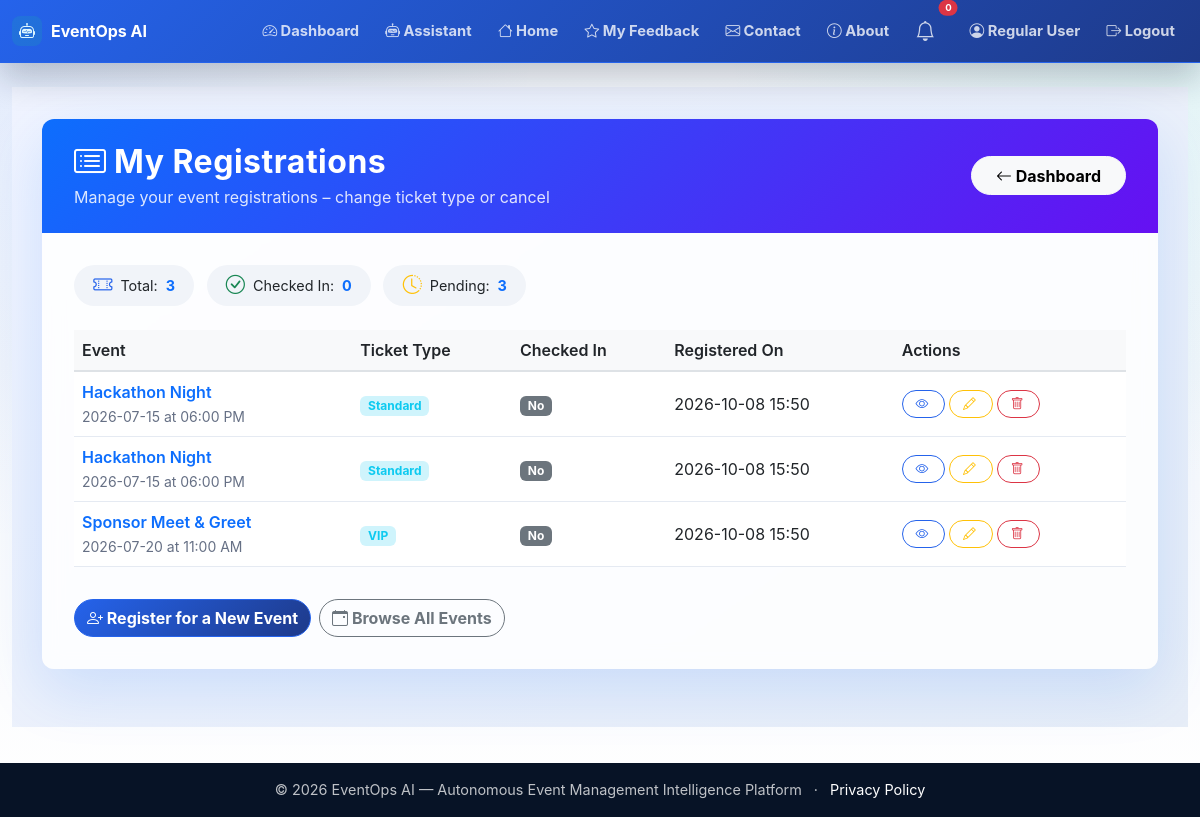
The page /user/registrations (signed in) on the database its author committed.
### app.py (models this page shows, shortened)
class User(UserMixin, db.Model):
    id = db.Column(db.Integer, primary_key=True)
    name = db.Column(db.String(100), nullable=False)
    email = db.Column(db.String(100), unique=True, nullable=False)
    password_hash = db.Column(db.String(200), nullable=False)
    role = db.Column(db.String(20), default='user')
    created_at = db.Column(db.DateTime, default=lambda: datetime.now(timezone.utc))

class Registration(db.Model):
    id = db.Column(db.Integer, primary_key=True)
    user_id = db.Column(db.Integer, db.ForeignKey('user.id'))
    event_id = db.Column(db.Integer, db.ForeignKey('event.id'))
    ticket_type = db.Column(db.String(50))
    status = db.Column(db.String(20), default='registered')
    checked_in = db.Column(db.Boolean, default=False)
    registered_at = db.Column(db.DateTime, default=lambda: datetime.now(timezone.utc))
    user = db.relationship('User', backref='registrations')
    event = db.relationship('Event', backref='registrations')

class Event(db.Model):
    id = db.Column(db.Integer, primary_key=True)
    title = db.Column(db.String(200), nullable=False)
    description = db.Column(db.Text)
    date = db.Column(db.String(50))
    time = db.Column(db.String(50))
    location = db.Column(db.String(200))
    capacity = db.Column(db.Integer)
    status = db.Column(db.String(20), default='upcoming')
    created_at = db.Column(db.DateTime, default=lambda: datetime.now(timezone.utc))

### app.py (the view)
@app.route('/user/registrations')
@login_required
def user_my_registrations():
    registrations = Registration.query.filter_by(user_id=current_user.id).all()
    return render_template('user_registrations.html', registrations=registrations)

### app.py (called while the page is built)
@login_manager.user_loader
def load_user(user_id):
    return User.query.get(int(user_id))

### templates/user_registrations.html (shortened to what this page needs)
{% extends "base.html" %}
{% block content %}
<div class="registrations-wrapper">
    <div class="container">
        <div class="card registrations-card">
            <div class="card-header d-flex justify-content-between align-items-center flex-wrap">
                <div>
                    <h2><i class="bi bi-card-list me-2"></i>My Registrations</h2>
                    <p>Manage your event registrations – change ticket type or cancel</p>
                </div>
                <a href="{{ url_for('dashboard') }}" class="btn btn-light btn-back">
                    <i class="bi bi-arrow-left"></i> Dashboard
                </a>
            </div>
            <div class="card-body">
                <div class="mb-3">
                    <span class="stats-badge"><i class="bi bi-ticket-perforated text-primary"></i> Total: <span class="stat-number">{{ registrations|length }}</span></span>
                    <span class="stats-badge"><i class="bi bi-check-circle text-success"></i> Checked In: <span class="stat-number">{{ registrations|selectattr('checked_in', 'equalto', True)|list|length }}</span></span>
                    <span class="stats-badge"><i class="bi bi-clock-history text-warning"></i> Pending: <span class="stat-number">{{ registrations|selectattr('checked_in', 'equalto', False)|list|length }}</span></span>
                </div>
                <div class="table-responsive">
                    <table class="table table-hover align-middle">
                        <thead>
                            <tr>
                                <th>Event</th>
                                <th>Ticket Type</th>
                                <th>Checked In</th>
                                <th>Registered On</th>
                                <th>Actions</th>
                            </tr>
                        </thead>
                        <tbody>
                            {% for reg in registrations %}
                            <tr>
                                <td>
                                    {% if reg.event %}
                                        <span class="event-title">{{ reg.event.title }}</span>
                                        <br><small class="text-muted">{{ reg.event.date }} at {{ reg.event.time }}</small>
                                    {% else %}
                                        <span class="text-muted">Event has been removed</span>
                                    {% endif %}
                                </td>
                                <td>
                                    <span class="badge bg-info-subtle text-info">{{ reg.ticket_type }}</span>
                                </td>
                                <td>
                                    <span class="badge bg-{{ 'success' if reg.checked_in else 'secondary' }}">
                                        {% if reg.checked_in %}<i class="bi bi-check-circle"></i> Yes{% else %}No{% endif %}
                                    </span>
                                </td>
                                <td>{{ reg.registered_at.strftime('%Y-%m-%d %H:%M') }}</td>
                                <td>
                                    <div class="d-flex flex-wrap gap-1">
                                        {% if reg.event %}
                                        <a href="{{ url_for('event_detail', event_id=reg.event.id) }}" class="btn btn-outline-primary btn-sm btn-action">
                                            <i class="bi bi-eye"></i>
                                        </a>
                                        {% else %}
                                        <span class="text-muted-small">Unavailable</span>
                                        {% endif %}
                                        {% if reg.event %}
                                        <button class="btn btn-outline-warning btn-sm btn-action" data-bs-toggle="modal" data-bs-target="#editModal{{ reg.id }}">
                                            <i class="bi bi-pencil"></i>
                                        </button>
                                        {% else %}
                                        <span class="text-muted-small">Cannot edit</span>
                                        {% endif %}
                                        <form method="POST" action="{{ url_for('cancel_registration', reg_id=reg.id) }}" style="display:inline;"
                                              onsubmit="return confirm('Cancel your registration for \'{{ reg.event.title if reg.event else 'this event' }}\'? This cannot be undone.');">
                                            <button type="submit" class="btn btn-outline-danger btn-sm btn-action">
                                                <i class="bi bi-trash"></i>
                                            </button>
                                        </form>
                                    </div>
                                </td>
                            </tr>
                            {% endfor %}
                        </tbody>
                    </table>
                </div>
                <div class="mt-3 d-flex flex-wrap gap-2">
                    <a href="{{ url_for('user_register_event') }}" class="btn btn-primary">
                        <i class="bi bi-person-plus"></i> Register for a New Event
                    </a>
                    <a href="{{ url_for('browse_events') }}" class="btn btn-outline-secondary">
                        <i class="bi bi-calendar-event"></i> Browse All Events
                    </a>
                </div>
            </div>
        </div>
    </div>
</div>
{% endblock %}

### templates/base.html (shortened to what this page needs)
<!DOCTYPE html>
<html lang="en">
<head>
<link href="https://cdn.jsdelivr.net/npm/bootstrap@5.3.0/dist/css/bootstrap.min.css" rel="stylesheet">
<link rel="stylesheet" href="https://cdn.jsdelivr.net/npm/bootstrap-icons@1.11.0/font/bootstrap-icons.css">
<link rel="stylesheet" href="{{ url_for('static', filename='css/style.css') }}">
</head>
<body>
<nav class="navbar navbar-expand-lg navbar-dark bg-primary shadow-sm">
<div class="container-fluid">
<a class="navbar-brand fw-bold" href="{{ url_for('index') }}">
<i class="bi bi-robot"></i>EventOps AI
</a>
<div class="collapse navbar-collapse" id="navbarNav">
<ul class="navbar-nav ms-auto align-items-lg-center">
                    {% if current_user.is_authenticated %}
<li class="nav-item">
<a class="nav-link" href="{{ url_for('dashboard') }}">
<i class="bi bi-speedometer2"></i> Dashboard
</a>
</li>
<li class="nav-item">
<a class="nav-link" href="{{ url_for('assistant_page') }}">
<i class="bi bi-robot"></i> Assistant
</a>
</li>
<li class="nav-item">
<a class="nav-link" href="{{ url_for('index') }}">
<i class="bi bi-house"></i> Home
</a>
</li>
<li class="nav-item">
<a class="nav-link" href="{{ url_for('feedback_list') }}">
<i class="bi bi-star"></i> My Feedback
</a>
</li>
<li class="nav-item">
<a class="nav-link" href="{{ url_for('contact') }}">
<i class="bi bi-envelope"></i> Contact
</a>
</li>
<li class="nav-item">
<a class="nav-link" href="{{ url_for('about') }}">
<i class="bi bi-info-circle"></i> About
</a>
</li>
<li class="nav-item position-relative me-2">
<a class="nav-link" href="#" title="Notifications" data-bs-toggle="dropdown">
<i class="bi bi-bell fs-5"></i>
<span class="position-absolute top-0 start-100 translate-middle badge rounded-pill bg-danger" style="font-size:0.6rem;">
                                    0
</span>
</a>
</li>
<li class="nav-item">
<a class="nav-link" href="{{ url_for('profile') }}">
<i class="bi bi-person-circle"></i> {{ current_user.name }}
</a>
</li>
<li class="nav-item">
<a class="nav-link" href="{{ url_for('logout') }}">
<i class="bi bi-box-arrow-right"></i> Logout
</a>
</li>
                    {% endif %}
</ul>
</div>
</div>
</nav>
<main class="container-fluid py-4">
        {% block content %}{% endblock %}
</main>
<footer class="footer bg-dark text-white py-3 mt-4">
<div class="container text-center">
<span>© 2026 EventOps AI — Autonomous Event Management Intelligence Platform</span>
<span class="mx-2" aria-hidden="true">·</span>
<a class="text-white" href="{{ url_for('privacy') }}">Privacy Policy</a>
</div>
</footer>
</body>
</html>

### static/css/style.css (style rules this page uses)
:root { --eo-ink: #101827; --eo-muted: #667085; --eo-bg: #f4f7fb; --eo-surface: #ffffff; --eo-line: #e5eaf2; --eo-navy: #071326; --eo-blue: #2563eb; --eo-indigo: #1e3a8a; --eo-teal: #14b8a6; --eo-amber: #f59e0b; --eo-rose: #e11d48; --eo-shadow: 0 22px 60px rgba(15, 23, 42, 0.11); --eo-soft-shadow: 0 14px 36px rgba(15, 23, 42, 0.08); }
* { letter-spacing: 0; }
html { scroll-behavior: smooth; }
body { min-height: 100vh; color: var(--eo-ink); background: radial-gradient(circle at top left, rgba(37, 99, 235, 0.10), transparent 34rem), radial-gradient(circle at top right, rgba(20, 184, 166, 0.10), transparent 30rem), linear-gradient(180deg, #f8fbff 0%, var(--eo-bg) 45%, #ffffff 100%); font-family: "Inter", "Segoe UI", system-ui, -apple-system, BlinkMacSystemFont, sans-serif; }
a { text-decoration: none; }
.navbar { min-height: 60px; border-bottom: 1px solid rgba(255, 255, 255, 0.12); background: linear-gradient(90deg, rgba(7, 19, 38, 0.98), rgba(15, 45, 90, 0.96)) !important; box-shadow: 0 14px 34px rgba(7, 19, 38, 0.24) !important; }
.navbar .container-fluid { width: min(1240px, calc(100% - 24px)); margin: 0 auto; padding-left: 0; padding-right: 0; }
.navbar-brand { display: inline-flex; align-items: center; gap: 9px; font-size: 1rem; }
.navbar-brand i { display: inline-flex; width: 30px; height: 30px; align-items: center; justify-content: center; border-radius: 8px; color: #dff7ff; background: rgba(20, 184, 166, 0.18); }
.navbar-dark .navbar-nav .nav-link { border-radius: 999px; color: rgba(255, 255, 255, 0.78); font-size: 0.92rem; font-weight: 650; padding: 0.5rem 0.82rem; transition: background 0.2s ease, color 0.2s ease, transform 0.2s ease; }
main.container-fluid { width: min(1240px, calc(100% - 24px)); min-height: calc(100vh - 138px); margin: 0 auto; padding: 24px 0 0 !important; }
.dropdown-menu, .modal-content, .list-group-item, .table, .card { border-color: var(--eo-line) !important; }
.card { border-radius: 12px !important; background: rgba(255, 255, 255, 0.96); box-shadow: var(--eo-soft-shadow); }
.btn { border-radius: 999px; font-weight: 750; box-shadow: none !important; }
.btn-primary, .bg-primary { background: linear-gradient(135deg, var(--eo-blue), var(--eo-indigo)) !important; border-color: var(--eo-blue) !important; }
.btn-outline-primary { border-color: var(--eo-blue); color: var(--eo-blue); }
.text-primary { color: var(--eo-blue) !important; }
.footer { margin-top: 36px !important; background: #071326 !important; color: rgba(255, 255, 255, 0.74) !important; font-size: 0.9rem; }
.section-copy, .text-muted { color: var(--eo-muted) !important; }

### templates/user_registrations.html (style rules this page uses)
.registrations-wrapper { min-height: 80vh; background: linear-gradient(145deg, #f0f4ff 0%, #e6edf7 100%); padding: 2rem 0; }
.registrations-card { border: none; border-radius: 2rem; background: rgba(255, 255, 255, 0.85); backdrop-filter: blur(10px); box-shadow: 0 20px 60px rgba(13, 110, 253, 0.15); overflow: hidden; }
.registrations-card .card-header { background: linear-gradient(135deg, #0d6efd, #6610f2); color: white; padding: 1.5rem 2rem; border: none; }
.registrations-card .card-header h2 { font-weight: 700; letter-spacing: 0.5px; margin-bottom: 0.2rem; }
.registrations-card .card-header p { opacity: 0.85; margin-bottom: 0; }
.registrations-card .card-body { padding: 2rem 2rem; }
.stats-badge { display: inline-flex; align-items: center; gap: 0.5rem; padding: 0.4rem 1.2rem; border-radius: 50px; background: #f1f4f9; font-size: 0.9rem; margin-right: 0.5rem; margin-bottom: 0.5rem; }
.stats-badge i { font-size: 1.2rem; }
.stats-badge .stat-number { font-weight: 700; color: #0d6efd; }
.btn-back { border-radius: 50px; padding: 0.4rem 1.5rem; }
.table th { background: #f8f9fa; color: #212529; font-weight: 600; border-bottom: 2px solid #dee2e6; }
.table td { vertical-align: middle; }
.table .event-title { font-weight: 600; color: #0d6efd; }
.btn-action { border-radius: 30px; padding: 0.2rem 0.8rem; font-size: 0.8rem; transition: all 0.2s ease; }
.btn-action i { margin-right: 0.2rem; }

### rows shown on the page
User: name "Regular User"
Registration: event "Hackathon Night", event "2026-07-15", event.time "06:00 PM", ticket_type "Standard", checked_in "No", registered_at "2026-10-08 15:50"
Registration: event "Hackathon Night", event "2026-07-15", event.time "06:00 PM", ticket_type "Standard", checked_in "No", registered_at "2026-10-08 15:50"
Registration: event "Sponsor Meet & Greet", event "2026-07-20", event.time "11:00 AM", ticket_type "VIP", checked_in "No", registered_at "2026-10-08 15:50"

### other values the page prints
{{ registrations|length }} "3"
{{ registrations|selectattr('checked_in', 'equalto', True)|list|length }} "0"
{{ registrations|selectattr('checked_in', 'equalto', False)|list|length }} "3"
